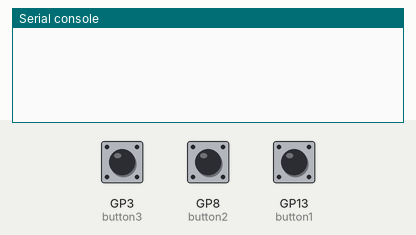
Simulated run of this program. Board: Raspberry Pi Pico running MicroPython. On the bench: the last lines printed to the serial console. The test bench sets the inputs (shaded band); at power-on: GP3 (button3) LOW, GP8 (button2) LOW, GP13 (button1) LOW.

Above: at 1.2 s.
1.3 s: GP3 (button3) pulled HIGH for 0.25 s
At 2.6 s:
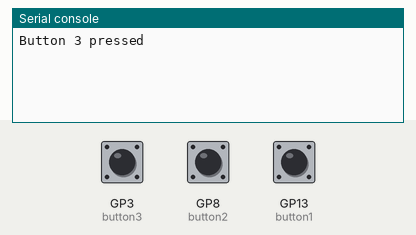
3.0 s: GP8 (button2) pulled HIGH for 0.25 s
At 4.3 s:
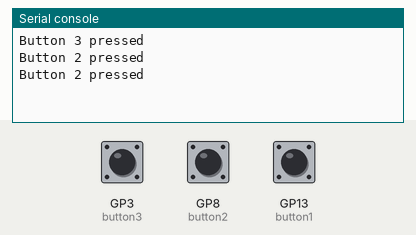
4.7 s: GP13 (button1) pulled HIGH for 0.25 s
At 5.5 s:
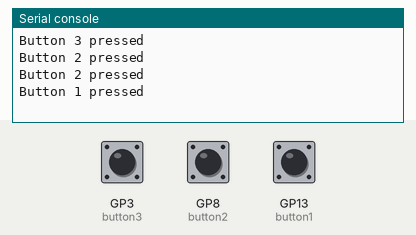
Timing chart, 0 to 7.7 s (numbered marks = the images above; inputs shaded):
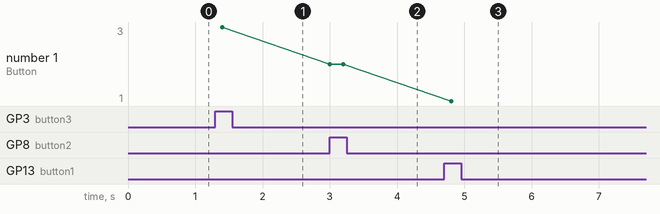

The program:

ButtonTest.py
```python
# Imports
from machine import Pin
import time

# Set up our button names and GPIO pin numbers
# Also set pins as inputs and use pull downs
button1 = Pin(13, Pin.IN, Pin.PULL_DOWN)
button2 = Pin(8, Pin.IN, Pin.PULL_DOWN)
button3 = Pin(3, Pin.IN, Pin.PULL_DOWN)

while True: # Loop forever

    time.sleep(0.2) # Short Delay

    if button1.value() == 1: # If button 1 is pressed

        print("Button 1 pressed")

    elif button2.value() == 1: # If button 2 is pressed

        print("Button 2 pressed")

    elif button3.value() == 1: # If button 3 is pressed

        print("Button 3 pressed")
```

Measured:
- after the input at 1.3 s, the serial console: prints a new line after 0.10 s (image 1)
- after the input at 3.0 s, the serial console: prints a new line at once (image 2)
- after the input at 4.7 s, the serial console: prints a new line after 0.10 s (image 3)
- plotted number 1: 3 → 2 after the input at 3.0 s, 2 → 1 after the input at 4.7 s
